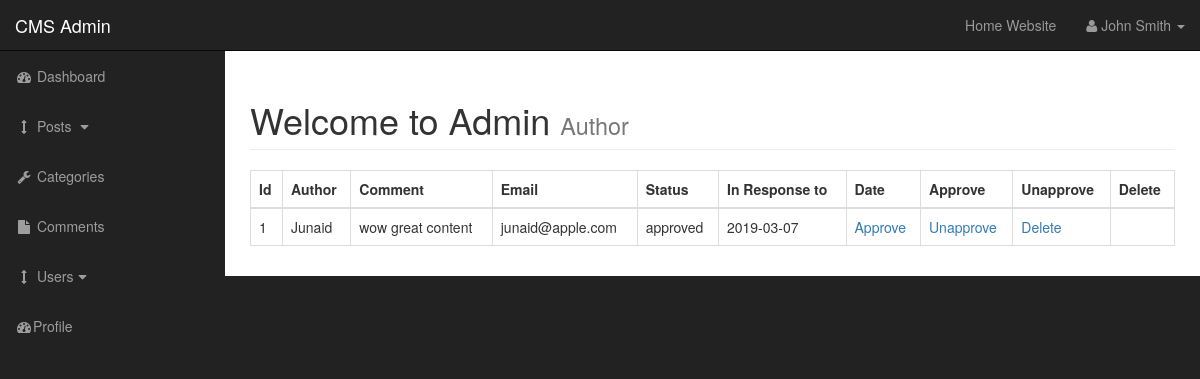
/admin/comments.php, run on an earlier commit of the app's database.
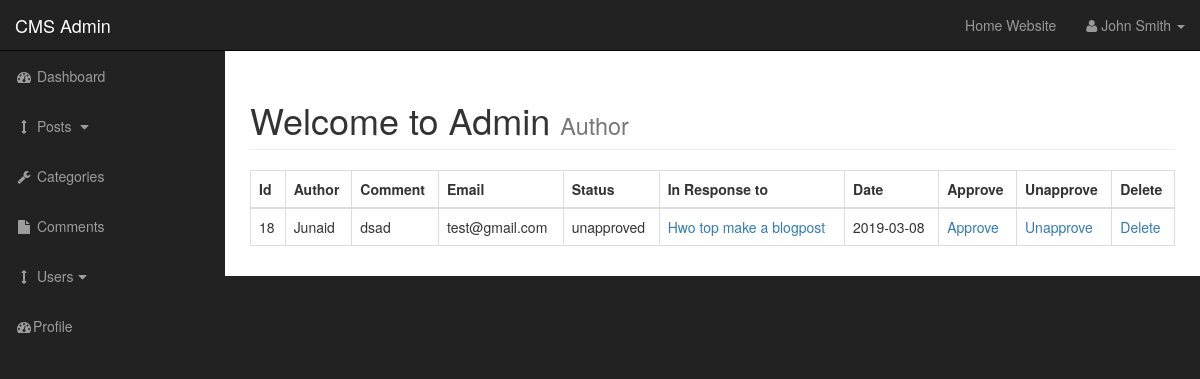
And on a later commit of the database.
### tables this page shows
CREATE TABLE `comments` (
  `comment_id` int(3) NOT NULL,
  `comment_post_id` int(3) NOT NULL,
  `comment_author` varchar(255) NOT NULL,
  `comment_email` varchar(255) NOT NULL,
  `comment_content` text NOT NULL,
  `comment_status` varchar(255) NOT NULL,
  `comment_date` date NOT NULL
);

CREATE TABLE `posts` (
  `post_id` int(3) NOT NULL,
  `post_category_id` int(3) NOT NULL,
  `post_title` varchar(255) NOT NULL,
  `post_author` varchar(255) NOT NULL,
  `post_date` date NOT NULL,
  `post_image` text NOT NULL,
  `post_content` text NOT NULL,
  `post_tags` varchar(255) NOT NULL,
  `post_comment_count` int(11) NOT NULL,
  `post_status` varchar(255) NOT NULL DEFAULT 'draft'
);

### admin/includes/view_all_comments.php (the view, shortened to what this page needs)
       <table class="table table-hovered table-bordered">
                <thead>
                <tr>
                    <th>Id</th>
                      <th>Author</th>
                      <th>Comment</th>
                      <th>Email</th>
                      <th>Status</th>
                      <th>In Response to</th>
                      <th>Date</th>
                    <th>Approve</th>
                    <th>Unapprove</th>
                    <th>Delete</th>
                </tr>
                </thead>
                <tbody>
      <?php
$query = "SELECT * FROM comments";
$select_comments = mysqli_query($connection,$query);
while($row = mysqli_fetch_assoc($select_comments)) {
    $comment_id          = $row['comment_id'];
    $comment_post_id     = $row['comment_post_id'];
    $comment_author      = $row['comment_author'];
    $comment_content     = $row['comment_content'];
    $comment_email       = $row['comment_email'];
    $comment_status      = $row['comment_status'];
    $comment_date        = $row['comment_date'];
    echo "<tr>";
    ?>                <?php
    echo "<td>$comment_id </td>";
    echo "<td>$comment_author</td>";
    echo "<td>$comment_content</td>";
    echo "<td>$comment_email</td>";
    echo "<td>$comment_status</td>";
    $query = "SELECT * FROM posts WHERE post_id = $comment_post_id ";
    $select_post_id_query = mysqli_query($connection,$query);
    while($row = mysqli_fetch_assoc($select_post_id_query)){
    $post_id = $row['post_id'];
    $post_title = $row['post_title'];
        echo "<td><a href='../post.php?p_id=$post_id'>$post_title</a></td>";
    }
    echo "<td>$comment_date</td>";
    echo "<td><a href='comments.php?approve=$comment_id'>Approve</a></td>";
    echo "<td><a href='comments.php?unapprove=$comment_id'>Unapprove</a></td>";
    echo "<td><a href='comments.php?delete=$comment_id'>Delete</a></td>";
    echo "</tr>";
}
  ?>
                </tbody>
            </table>

What changed in the data, as far as the page shows it:
removed comments: comment_id "1", comment_author "Junaid", comment_content "wow great content", comment_email "junaid@apple.com", comment_status "approved", comment_date "2019-03-07"
added comments: comment_id "18", comment_author "Junaid", comment_content "dsad", comment_email "test@gmail.com", comment_status "unapproved", comment_date "2019-03-08"
now on this page (row edited): posts: post_title "Hwo top make a blogpost"
